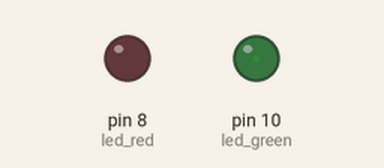
A sketch run on a simulated Arduino Uno, built with avr-gcc and run on an emulated ATmega328P. Shown: output pins drawn as LEDs (lit = HIGH).

Above: at 0.05 s.
At 2.7 s:
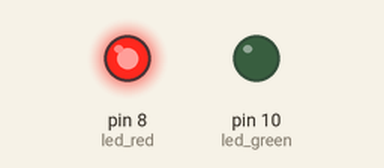
Timing chart, 0 to 6.9 s (numbered marks = the images above):
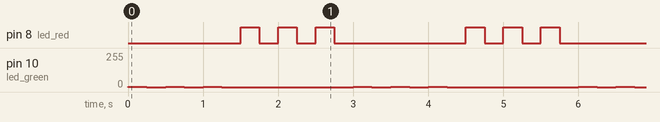

Measured:
- by itself, pin 8 (led_red): repeats every 3.0 s: 2 × (LOW 0.25 s, HIGH 0.25 s), LOW 1.8 s, HIGH 0.25 s
- by itself, pin 10 (led_green): repeats every 3.0 s: 2 × (0/255 0.25 s, 1/255 0.25 s), 0/255 1.8 s, 1/255 0.25 s

The sketch:

analog_write.ino
```cpp
int led_red = 8;
int led_green = 10;
int red_on_time = 250;
int red_off_time = 250;
int green_on_time = 250;
int green_off_time = 250;
int green_count;
int red_count;

void setup() {
  pinMode(led_red, OUTPUT);
  pinMode(led_green, OUTPUT);

  red_count = 3;

  green_count = 3;
}

void loop() {
  int count = 0;

  while(count < green_count) {
    analogWrite(led_green, 1);
    delay(red_on_time);
    analogWrite(led_green, 0);
    delay(red_off_time);

    count += 1;
  }

  for(count = 0; count < red_count; count += 1) {
    analogWrite(led_red, 128);
    delay(green_on_time);
    analogWrite(led_red, 0);
    delay(green_off_time);
  }
}
```
